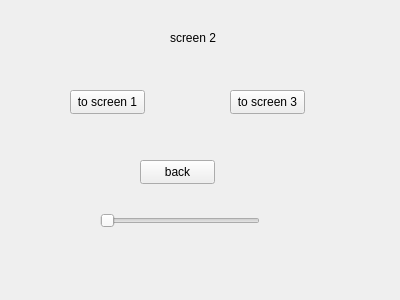
<?xml version="1.0" encoding="UTF-8"?>
<ui version="4.0">
 <class>test2</class>
 <widget class="QWidget" name="test2">
  <property name="geometry">
   <rect>
    <x>0</x>
    <y>0</y>
    <width>400</width>
    <height>300</height>
   </rect>
  </property>
  <property name="windowTitle">
   <string>Form</string>
  </property>
  <widget class="QLabel" name="label">
   <property name="geometry">
    <rect>
     <x>170</x>
     <y>30</y>
     <width>49</width>
     <height>16</height>
    </rect>
   </property>
   <property name="text">
    <string>screen 2</string>
   </property>
  </widget>
  <widget class="QPushButton" name="toScreen1_pb">
   <property name="geometry">
    <rect>
     <x>70</x>
     <y>90</y>
     <width>75</width>
     <height>24</height>
    </rect>
   </property>
   <property name="text">
    <string>to screen 1</string>
   </property>
  </widget>
  <widget class="QPushButton" name="toScreen3_pb">
   <property name="geometry">
    <rect>
     <x>230</x>
     <y>90</y>
     <width>75</width>
     <height>24</height>
    </rect>
   </property>
   <property name="text">
    <string>to screen 3</string>
   </property>
  </widget>
  <widget class="QPushButton" name="back_pb">
   <property name="geometry">
    <rect>
     <x>140</x>
     <y>160</y>
     <width>75</width>
     <height>24</height>
    </rect>
   </property>
   <property name="text">
    <string>back</string>
   </property>
  </widget>
  <widget class="QSlider" name="editable_hs">
   <property name="geometry">
    <rect>
     <x>100</x>
     <y>210</y>
     <width>160</width>
     <height>22</height>
    </rect>
   </property>
   <property name="orientation">
    <enum>Qt::Orientation::Horizontal</enum>
   </property>
  </widget>
 </widget>
 <resources/>
 <connections/>
</ui>
